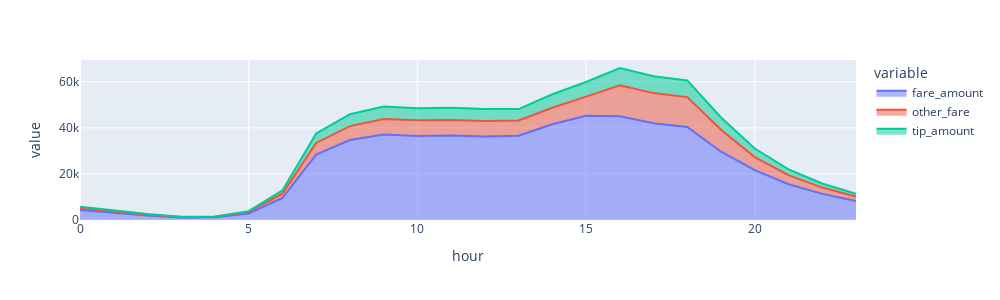
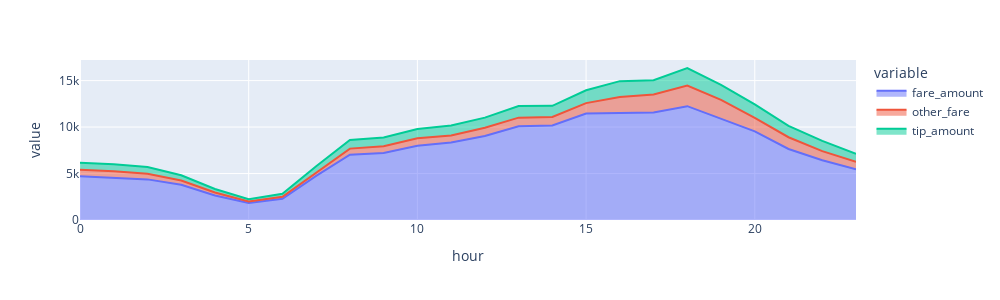
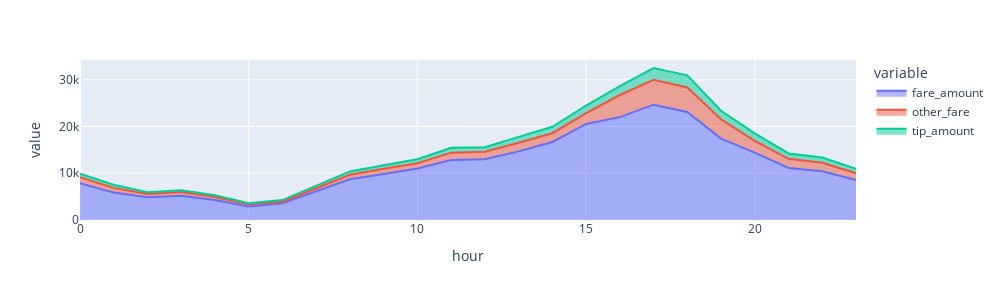
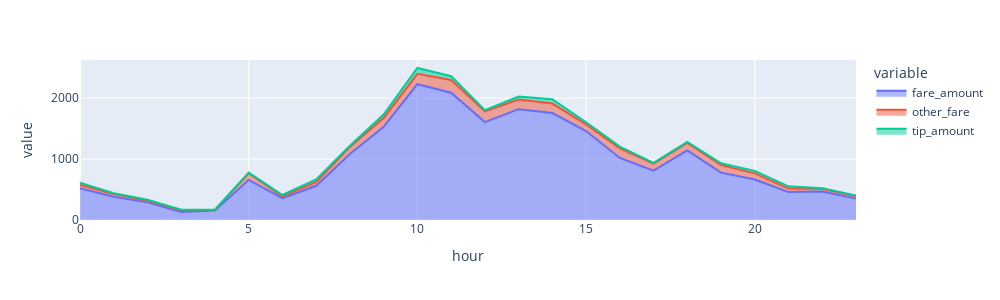

Notebook cell for these charts, in order:
### Markdown cell above
### **Comparison**

### Code cell
area = df.groupby(by=['PUborough','hour'])[['fare_amount','other_fare','tip_amount','total_amount']].sum().reset_index()
for i, borough in enumerate(boroughs):
    fig = px.area(area[area['PUborough']==borough], x='hour', y=['fare_amount','other_fare', 'tip_amount'],
    width=1000, height=300)
    fig.show()

### Figure 1 — Plotly figure (JSON) as saved in the notebook; plotly's stock layout.template omitted (floating-point values rounded to 4 significant figures)
{"data": [{"fillpattern": {"shape": ""}, "hovertemplate": "variable=fare_amount<br>hour=%{x}<br>value=%{y}<extra></extra>", "legendgroup": "fare_amount", "line": {"color": "#636efa"}, "marker": {"symbol": "circle"}, "mode": "lines", "name": "fare_amount", "orientation": "v", "showlegend": true, "stackgroup": "1", "type": "scatter", "x": [0, 1, 2, 3, 4, 5, 6, 7, 8, 9, 10, 11, 12, 13, 14, 15, 16, 17, 18, 19, 20, 21, 22, 23], "xaxis": "x", "y": [4345.0, 3046.0, 1963.0, 1124.0, 1217.0, 2804.0, 9546.0, 28390.0, 34740.0, 37110.0, 36410.0, 36710.0, 36220.0, 36580.0, 41530.0, 45210.0, 45020.0, 41980.0, 40400.0, 29640.0, 21610.0, 15510.0, 11330.0, 8245.0], "yaxis": "y"}, {"fillpattern": {"shape": ""}, "hovertemplate": "variable=other_fare<br>hour=%{x}<br>value=%{y}<extra></extra>", "legendgroup": "other_fare", "line": {"color": "#EF553B"}, "marker": {"symbol": "circle"}, "mode": "lines", "name": "other_fare", "orientation": "v", "showlegend": true, "stackgroup": "1", "type": "scatter", "x": [0, 1, 2, 3, 4, 5, 6, 7, 8, 9, 10, 11, 12, 13, 14, 15, 16, 17, 18, 19, 20, 21, 22, 23], "xaxis": "x", "y": [916.6, 652.4, 361.2, 199.6, 188.4, 649.9, 1901.0, 5062, 6003.0, 6774.0, 6851.0, 6742.0, 6792.0, 6605, 7218.0, 8345.0, 13460.0, 13100.0, 12940.0, 9558.0, 5687.0, 3939.0, 2744.0, 1971.0], "yaxis": "y"}, {"fillpattern": {"shape": ""}, "hovertemplate": "variable=tip_amount<br>hour=%{x}<br>value=%{y}<extra></extra>", "legendgroup": "tip_amount", "line": {"color": "#00cc96"}, "marker": {"symbol": "circle"}, "mode": "lines", "name": "tip_amount", "orientation": "v", "showlegend": true, "stackgroup": "1", "type": "scatter", "x": [0, 1, 2, 3, 4, 5, 6, 7, 8, 9, 10, 11, 12, 13, 14, 15, 16, 17, 18, 19, 20, 21, 22, 23], "xaxis": "x", "y": [513.3, 384.9, 233.1, 95.24, 159.8, 373.9, 1377.0, 4134.0, 5130.0, 5413.0, 5208.0, 5312.0, 5206.0, 4950.0, 5845.0, 6329.0, 7500.0, 7356.0, 7239.0, 5281.0, 3720.0, 2559.0, 1756.0, 1122.0], "yaxis": "y"}], "layout": {"height": 300, "legend": {"title": {"text": "variable"}, "tracegroupgap": 0}, "margin": {"t": 60}, "width": 1000, "xaxis": {"anchor": "y", "domain": [0, 1], "title": {"text": "hour"}}, "yaxis": {"anchor": "x", "domain": [0, 1], "title": {"text": "value"}}}}

### Figure 2 — Plotly figure (JSON) as saved in the notebook; plotly's stock layout.template omitted (floating-point values rounded to 4 significant figures)
{"data": [{"fillpattern": {"shape": ""}, "hovertemplate": "variable=fare_amount<br>hour=%{x}<br>value=%{y}<extra></extra>", "legendgroup": "fare_amount", "line": {"color": "#636efa"}, "marker": {"symbol": "circle"}, "mode": "lines", "name": "fare_amount", "orientation": "v", "showlegend": true, "stackgroup": "1", "type": "scatter", "x": [0, 1, 2, 3, 4, 5, 6, 7, 8, 9, 10, 11, 12, 13, 14, 15, 16, 17, 18, 19, 20, 21, 22, 23], "xaxis": "x", "y": [4718.0, 4583.0, 4371.0, 3783.0, 2645.0, 1831.0, 2289.0, 4754.0, 7032.0, 7213.0, 7985.0, 8339.0, 9041.0, 10090.0, 10160.0, 11460.0, 11510.0, 11560.0, 12250.0, 10900.0, 9534.0, 7639.0, 6432.0, 5446.0], "yaxis": "y"}, {"fillpattern": {"shape": ""}, "hovertemplate": "variable=other_fare<br>hour=%{x}<br>value=%{y}<extra></extra>", "legendgroup": "other_fare", "line": {"color": "#EF553B"}, "marker": {"symbol": "circle"}, "mode": "lines", "name": "other_fare", "orientation": "v", "showlegend": true, "stackgroup": "1", "type": "scatter", "x": [0, 1, 2, 3, 4, 5, 6, 7, 8, 9, 10, 11, 12, 13, 14, 15, 16, 17, 18, 19, 20, 21, 22, 23], "xaxis": "x", "y": [693.7, 666.0, 598.4, 464.1, 317.8, 161.2, 216.8, 384.7, 649.5, 723.3, 809.3, 761.3, 880.9, 928.8, 921.6, 1117.0, 1728.0, 1940.0, 2217.0, 2024.0, 1459, 1266, 984.4, 823.6], "yaxis": "y"}, {"fillpattern": {"shape": ""}, "hovertemplate": "variable=tip_amount<br>hour=%{x}<br>value=%{y}<extra></extra>", "legendgroup": "tip_amount", "line": {"color": "#00cc96"}, "marker": {"symbol": "circle"}, "mode": "lines", "name": "tip_amount", "orientation": "v", "showlegend": true, "stackgroup": "1", "type": "scatter", "x": [0, 1, 2, 3, 4, 5, 6, 7, 8, 9, 10, 11, 12, 13, 14, 15, 16, 17, 18, 19, 20, 21, 22, 23], "xaxis": "x", "y": [758.6, 745.1, 723.9, 568.1, 379.1, 251.0, 313.5, 649.4, 919.5, 946.1, 1005, 1064.0, 1097.0, 1258.0, 1203.0, 1388.0, 1705.0, 1543.0, 1891.0, 1620.0, 1440.0, 1226.0, 1099.0, 864.8], "yaxis": "y"}], "layout": {"height": 300, "legend": {"title": {"text": "variable"}, "tracegroupgap": 0}, "margin": {"t": 60}, "width": 1000, "xaxis": {"anchor": "y", "domain": [0, 1], "title": {"text": "hour"}}, "yaxis": {"anchor": "x", "domain": [0, 1], "title": {"text": "value"}}}}

### Figure 3 — Plotly figure (JSON) as saved in the notebook; plotly's stock layout.template omitted (floating-point values rounded to 4 significant figures)
{"data": [{"fillpattern": {"shape": ""}, "hovertemplate": "variable=fare_amount<br>hour=%{x}<br>value=%{y}<extra></extra>", "legendgroup": "fare_amount", "line": {"color": "#636efa"}, "marker": {"symbol": "circle"}, "mode": "lines", "name": "fare_amount", "orientation": "v", "showlegend": true, "stackgroup": "1", "type": "scatter", "x": [0, 1, 2, 3, 4, 5, 6, 7, 8, 9, 10, 11, 12, 13, 14, 15, 16, 17, 18, 19, 20, 21, 22, 23], "xaxis": "x", "y": [7894.0, 5865.0, 4892.0, 5212.0, 4277.0, 2880.0, 3580.0, 6162.0, 8730.0, 9826.0, 11010.0, 12810.0, 12990.0, 14680.0, 16680.0, 20550.0, 22000.0, 24680.0, 23130.0, 17430.0, 14420.0, 11140.0, 10440.0, 8552.0], "yaxis": "y"}, {"fillpattern": {"shape": ""}, "hovertemplate": "variable=other_fare<br>hour=%{x}<br>value=%{y}<extra></extra>", "legendgroup": "other_fare", "line": {"color": "#EF553B"}, "marker": {"symbol": "circle"}, "mode": "lines", "name": "other_fare", "orientation": "v", "showlegend": true, "stackgroup": "1", "type": "scatter", "x": [0, 1, 2, 3, 4, 5, 6, 7, 8, 9, 10, 11, 12, 13, 14, 15, 16, 17, 18, 19, 20, 21, 22, 23], "xaxis": "x", "y": [1279.0, 1005, 682.8, 797, 634.4, 478.7, 347.6, 673.5, 938.6, 1135.0, 1151.0, 1600.0, 1610.0, 1840, 1885.0, 2335.0, 4738.0, 5314.0, 5241.0, 4112.0, 2527.0, 1957.0, 1792.0, 1469.0], "yaxis": "y"}, {"fillpattern": {"shape": ""}, "hovertemplate": "variable=tip_amount<br>hour=%{x}<br>value=%{y}<extra></extra>", "legendgroup": "tip_amount", "line": {"color": "#00cc96"}, "marker": {"symbol": "circle"}, "mode": "lines", "name": "tip_amount", "orientation": "v", "showlegend": true, "stackgroup": "1", "type": "scatter", "x": [0, 1, 2, 3, 4, 5, 6, 7, 8, 9, 10, 11, 12, 13, 14, 15, 16, 17, 18, 19, 20, 21, 22, 23], "xaxis": "x", "y": [758.3, 663.6, 387.5, 345.9, 377.3, 223.3, 335.8, 533.9, 725.4, 760.9, 849.5, 1059.0, 968.6, 1254.0, 1381.0, 1595.0, 1889.0, 2533.0, 2578.0, 1844.0, 1600.0, 1140.0, 1138.0, 940.7], "yaxis": "y"}], "layout": {"height": 300, "legend": {"title": {"text": "variable"}, "tracegroupgap": 0}, "margin": {"t": 60}, "width": 1000, "xaxis": {"anchor": "y", "domain": [0, 1], "title": {"text": "hour"}}, "yaxis": {"anchor": "x", "domain": [0, 1], "title": {"text": "value"}}}}

### Figure 4 — Plotly figure (JSON) as saved in the notebook; plotly's stock layout.template omitted (floating-point values rounded to 4 significant figures)
{"data": [{"fillpattern": {"shape": ""}, "hovertemplate": "variable=fare_amount<br>hour=%{x}<br>value=%{y}<extra></extra>", "legendgroup": "fare_amount", "line": {"color": "#636efa"}, "marker": {"symbol": "circle"}, "mode": "lines", "name": "fare_amount", "orientation": "v", "showlegend": true, "stackgroup": "1", "type": "scatter", "x": [0, 1, 2, 3, 4, 5, 6, 7, 8, 9, 10, 11, 12, 13, 14, 15, 16, 17, 18, 19, 20, 21, 22, 23], "xaxis": "x", "y": [519.9, 381.9, 289.2, 131.6, 155.1, 658.8, 359.5, 561.6, 1083.0, 1530.0, 2228.0, 2089.0, 1606.0, 1818.0, 1755.0, 1460.0, 1019.0, 809.1, 1143.0, 776.5, 663.8, 458.2, 465.7, 352.9], "yaxis": "y"}, {"fillpattern": {"shape": ""}, "hovertemplate": "variable=other_fare<br>hour=%{x}<br>value=%{y}<extra></extra>", "legendgroup": "other_fare", "line": {"color": "#EF553B"}, "marker": {"symbol": "circle"}, "mode": "lines", "name": "other_fare", "orientation": "v", "showlegend": true, "stackgroup": "1", "type": "scatter", "x": [0, 1, 2, 3, 4, 5, 6, 7, 8, 9, 10, 11, 12, 13, 14, 15, 16, 17, 18, 19, 20, 21, 22, 23], "xaxis": "x", "y": [53.2, 45.1, 25.55, 27.55, 13.6, 108.4, 27.5, 60.45, 117.1, 144.1, 169.4, 208.8, 175.2, 156.8, 155.5, 110.0, 158.2, 114.3, 119.9, 122.9, 101.1, 56.65, 47.6, 37.85], "yaxis": "y"}, {"fillpattern": {"shape": ""}, "hovertemplate": "variable=tip_amount<br>hour=%{x}<br>value=%{y}<extra></extra>", "legendgroup": "tip_amount", "line": {"color": "#00cc96"}, "marker": {"symbol": "circle"}, "mode": "lines", "name": "tip_amount", "orientation": "v", "showlegend": true, "stackgroup": "1", "type": "scatter", "x": [0, 1, 2, 3, 4, 5, 6, 7, 8, 9, 10, 11, 12, 13, 14, 15, 16, 17, 18, 19, 20, 21, 22, 23], "xaxis": "x", "y": [38.73, 12.18, 18.04, 9.1, 0, 10.45, 23.29, 44.12, 17.98, 55.95, 96.51, 62.23, 20.64, 49.63, 71.12, 32.79, 26.05, 14.61, 17.63, 31.14, 41.2, 37.73, 9.62, 9.53], "yaxis": "y"}], "layout": {"height": 300, "legend": {"title": {"text": "variable"}, "tracegroupgap": 0}, "margin": {"t": 60}, "width": 1000, "xaxis": {"anchor": "y", "domain": [0, 1], "title": {"text": "hour"}}, "yaxis": {"anchor": "x", "domain": [0, 1], "title": {"text": "value"}}}}
